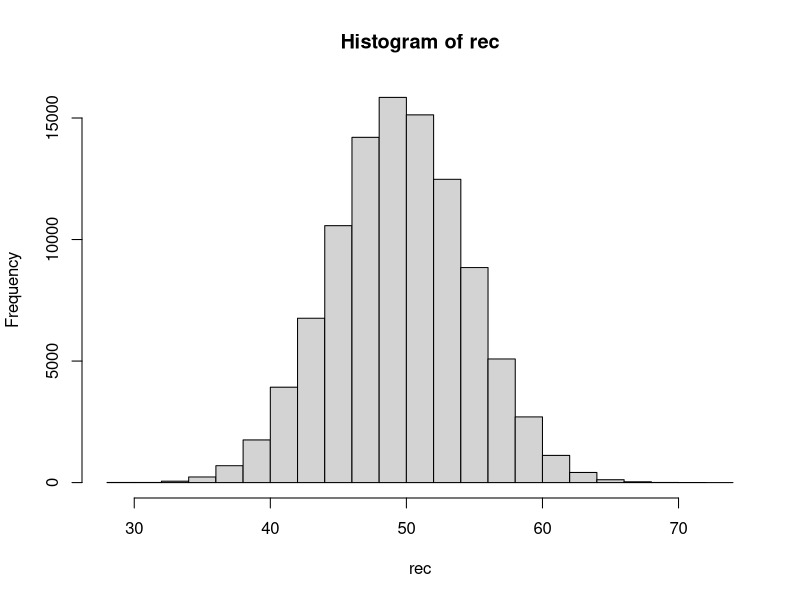

Source code (R):
### Sample_3_1.r
### コイン100回投げシミュレーション用スクリプト

S <- 100000 # シミュレーション回数
rec <- numeric(S) # 結果記録用のリスト
coin <- c(1, 0) # コインの表裏を定義
for (i in 1:S) {
  # 繰り返し開始
  z <- sample(coin, 100, replace = TRUE) # コイン投げを実行
  rec[i] <- sum(z) # 表が出た回数を計算
}
# 繰り返し終了
hist(rec) # ヒストグラム作成
summary(rec) # 基本統計量を計算
count <- (rec == 50) # 事象Aの成立回数をカウント
mean(count) # 事象Aの成立する確率を計算
